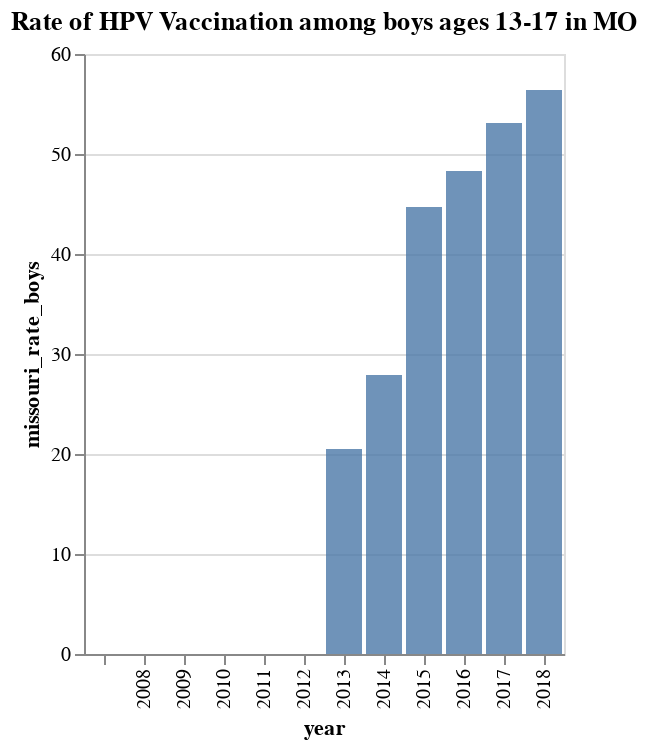

This figure's notebook cell:
### Code cell
alt.Chart(year).mark_bar().encode(
    x = 'year',
    y = alt.Y('missouri_rate_boys:Q', sort="-x"),
).configure_mark(
    opacity=0.8
).properties(title ='Rate of HPV Vaccination among boys ages 13-17 in MO')

### Figure 1 — Vega-Lite specification as saved in the notebook (floating-point values rounded to 4 significant figures)
{"config": {"view": {"continuousWidth": 400, "continuousHeight": 300}, "mark": {"opacity": 0.8}}, "data": {"name": "data-67be2015b380608b90f5bdcb28fa7ecc"}, "mark": "bar", "encoding": {"x": {"type": "nominal", "field": "year"}, "y": {"type": "quantitative", "field": "missouri_rate_boys", "sort": "-x"}}, "title": "Rate of HPV Vaccination among boys ages 13-17 in MO", "$schema": "https://vega.github.io/schema/vega-lite/v4.8.1.json", "datasets": {"data-67be2015b380608b90f5bdcb28fa7ecc": [{"year": 2008.0, "missouri_rate_girls": 31.6, "missouri_rate_boys": "", "US_rate_girls": 37.2, "US_rate_boys": ""}, {"year": 2009.0, "missouri_rate_girls": 32.7, "missouri_rate_boys": "", "US_rate_girls": 44.3, "US_rate_boys": ""}, {"year": 2010.0, "missouri_rate_girls": 41.4, "missouri_rate_boys": "", "US_rate_girls": 48.7, "US_rate_boys": 1.4}, {"year": 2011.0, "missouri_rate_girls": 49.5, "missouri_rate_boys": "", "US_rate_girls": 53.0, "US_rate_boys": 8.3}, {"year": 2012.0, "missouri_rate_girls": 51.6, "missouri_rate_boys": "", "US_rate_girls": 53.8, "US_rate_boys": 45.1}, {"year": 2013.0, "missouri_rate_girls": 46.1, "missouri_rate_boys": 20.5, "US_rate_girls": 57.3, "US_rate_boys": 34.6}, {"year": 2014.0, "missouri_rate_girls": 47.5, "missouri_rate_boys": 27.9, "US_rate_girls": 60.0, "US_rate_boys": 41.7}, {"year": 2015.0, "missouri_rate_girls": 59.3, "missouri_rate_boys": 44.7, "US_rate_girls": 62.8, "US_rate_boys": 49.8}, {"year": 2016.0, "missouri_rate_girls": 55.0, "missouri_rate_boys": 48.3, "US_rate_girls": 65.1, "US_rate_boys": 56.0}, {"year": 2017.0, "missouri_rate_girls": 62.7, "missouri_rate_boys": 53.1, "US_rate_girls": 68.6, "US_rate_boys": 62.6}, {"year": 2018.0, "missouri_rate_girls": 67.0, "missouri_rate_boys": 56.4, "US_rate_girls": 69.9, "US_rate_boys": 66.3}, {"year": "", "missouri_rate_girls": "", "missouri_rate_boys": "", "US_rate_girls": "", "US_rate_boys": ""}]}}
